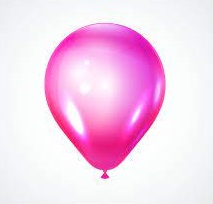
#> input picture data/ballon.jpg, 213 x 204 px
$ python image_bluring.py
#> lines starting #> are read from the running program, lines starting #| are printed output that depends on the picture
# FatheVision AI  code
import cv2
import sys


def averaging_blur(img):
    """
    blur the image with averaging blur

    Args:
        img: input image

    Returns:
        blur image
    """
    avg_img = cv2.blur(img, (5, 5))
    return avg_img


def gaussian_blur(img):
    """
    blur the image with gaussian blur

    Args:
        img: input image

    Returns:
        blur image
    """
    gaus_img = cv2.GaussianBlur(img, (5, 5), 0)
    return gaus_img


def median_blur(img):
    """
    blur the image with median blur

    Args:
        img: input image

    Returns:
        blur image
    """
    med_blur = cv2.medianBlur(img, 5)
    return med_blur


def bilateral_blur(img):
    """
    blur the image with bilateral blur

    Args:
        img: input image

    Returns:
        blur image
    """
    bil_img = cv2.bilateralFilter(img, 9, 75, 75)
    return bil_img


def main():

    image_path = "../data/ballon.jpg"
    image = cv2.imread(image_path)
#> image is the input picture: shape (204, 213, 3); mean B, G, R 237, 211.7, 246.1

    while True:
        print("****** Option ******")
        print("1: averaging blur...")
        print("2: gaussian blur")
        print("3: median blur")
        print("4: bilateral blur")
        print("q: press q for Quit.")
        choice = input("Enter your choice: ")
#> the answer given: 1
#> in averaging_blur, `avg_img = cv2.blur(img, (5, 5))`:
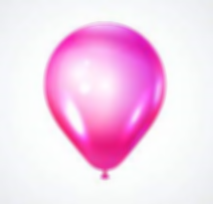
#> avg_img: shape (204, 213, 3); mean B, G, R 237, 211.7, 246.1
#> the answer given: 1
#> the answer given: 1
#> the answer given: 1
#> the answer given: 1
#> the answer given: 1
        if choice == "1":
            blur_image = averaging_blur(image)
        elif choice == "2":
            blur_image = gaussian_blur(image)
        elif choice == "3":
            blur_image = median_blur(image)
        elif choice == "4":
            blur_image = bilateral_blur(image)
        elif choice == "q":
            cv2.destroyAllWindows()
            sys.exit(0)
        else:
            print("wrong choice please enter again")
            continue

        cv2.imshow('Original Image', image)
        cv2.imshow("Blur Image", blur_image)
        cv2.waitKey(0)


if __name__ == "__main__":
#> (the run stopped early here; a loop or call above may not have finished)
